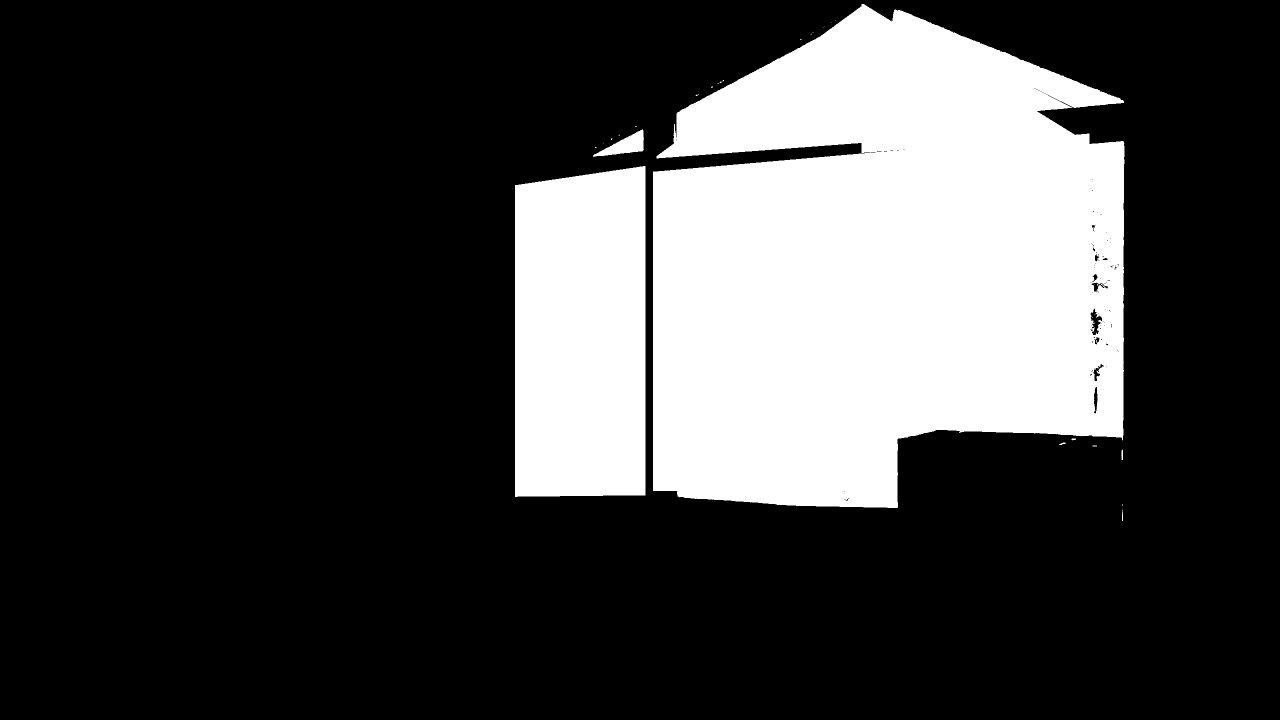
#> input picture assets/05/rooms/g5_20261115/bedroom/glass_mask.png, 2560 x 1440 px, found by its file name (shown at 1/2 size)
$ python -i second_round_tune.py   (imports and definitions only)
#> lines starting #> are read from the running program, lines starting #| are printed output that depends on the picture; after the words box and inside, x2 and y2 are one past the last pixel; in counts of white or black regions, pixels touching at a corner belong together
#> in make_previews, previous_mask is the input picture: PIL image 2560x1440 L; 25% white; 31 white regions (24 under 20 px), largest, box (x1, y1, x2, y2) and area: (1306, 8, 2249, 1016) 751796, (1030, 332, 1291, 994) 167278, (1186, 259, 1288, 314) 2431
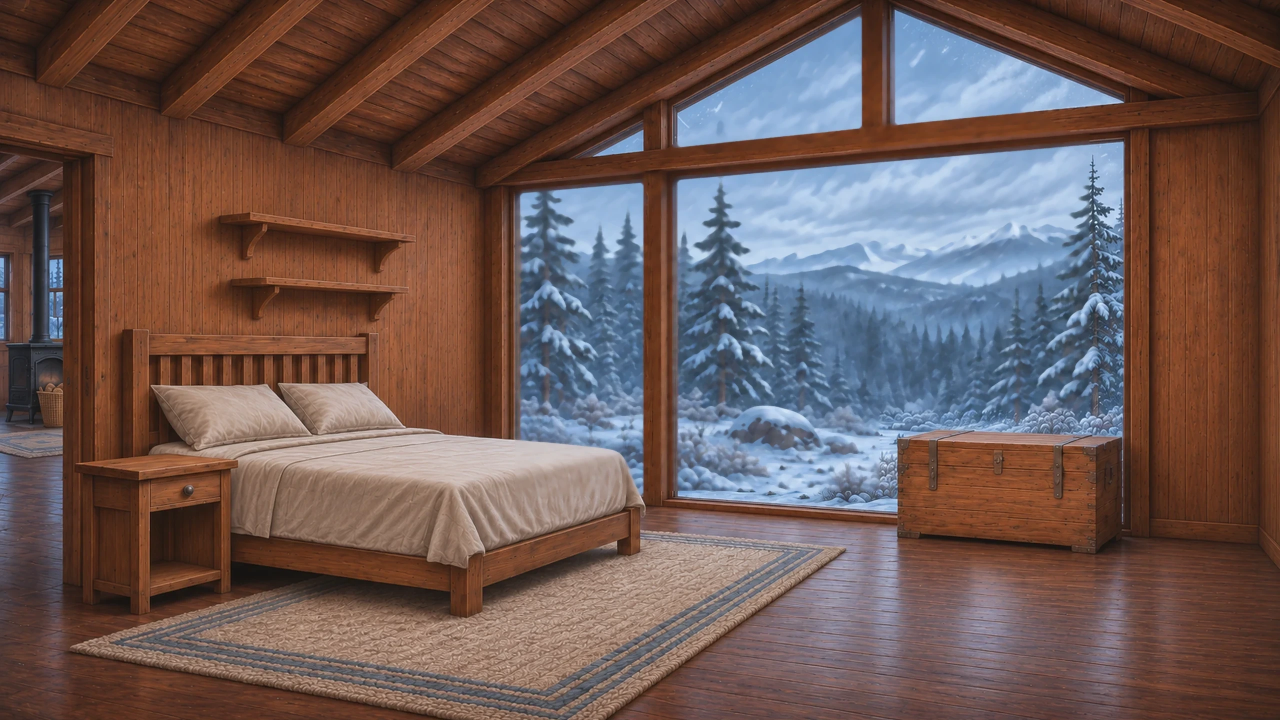
#> input picture assets/05/rooms/g5_20261115/bedroom/day_preview.webp, 2560 x 1440 px, found by its file name (shown at 1/2 size)
#!/usr/bin/env python3
"""Second-round visual QA corrective pass: narrow, cold-scene-only frame guards.
Runs AFTER second_round.py, against its images; does not regenerate other props.
"""
from pathlib import Path
from PIL import Image,ImageDraw,ImageChops,ImageFilter
import numpy as np
import json,hashlib
R=Path(__file__).resolve().parent
ROOT=R.parents[3]
# [1 line that did not run here, left out]
# [1 line that did not run here, left out]
ROOMS=['hearth_room','observation_room','kitchen_room','bedroom']
W,H=2560,1440

def save(im,room,name):
    im.save(R/room/name,'WEBP',lossless=True,method=5)

def candidates(room):
    # Loose frame envelopes; C['windows']['panesCanvasPolygons'] remains the
    # exact authoritative aperture. This guard removes *only* blue/cold remnants
    # lying between inner glass and pane polygons, without erasing warm woodwork.
    areas={
    'hearth_room':[
        [(0,65),(94,79),(95,876),(0,879)],
        [(145,90),(1229,290),(1229,882),(145,873)]],
    'observation_room':[
        [(707,200),(2515,25),(2515,836),(707,840)]],
    'kitchen_room':[
        [(1320,190),(2558,58),(2558,700),(1320,707)]],
    'bedroom':[
        [(1082,350),(1688,0),(2275,265),(2275,363)],
        [(1013,310),(2275,214),(2275,1030),(1013,1030)]]}
    mask=Image.new('L',(W,H),0);d=ImageDraw.Draw(mask)
    for pts in areas[room]:d.polygon(pts,fill=255)
    return np.asarray(mask)>0

def edge_guard(room,base,prior):
#> called with room = 'bedroom/source_clean_1672x940.webp'
    a=np.asarray(base.convert('RGB')).astype('int16')
    r,g,b=a[:,:,0],a[:,:,1],a[:,:,2]
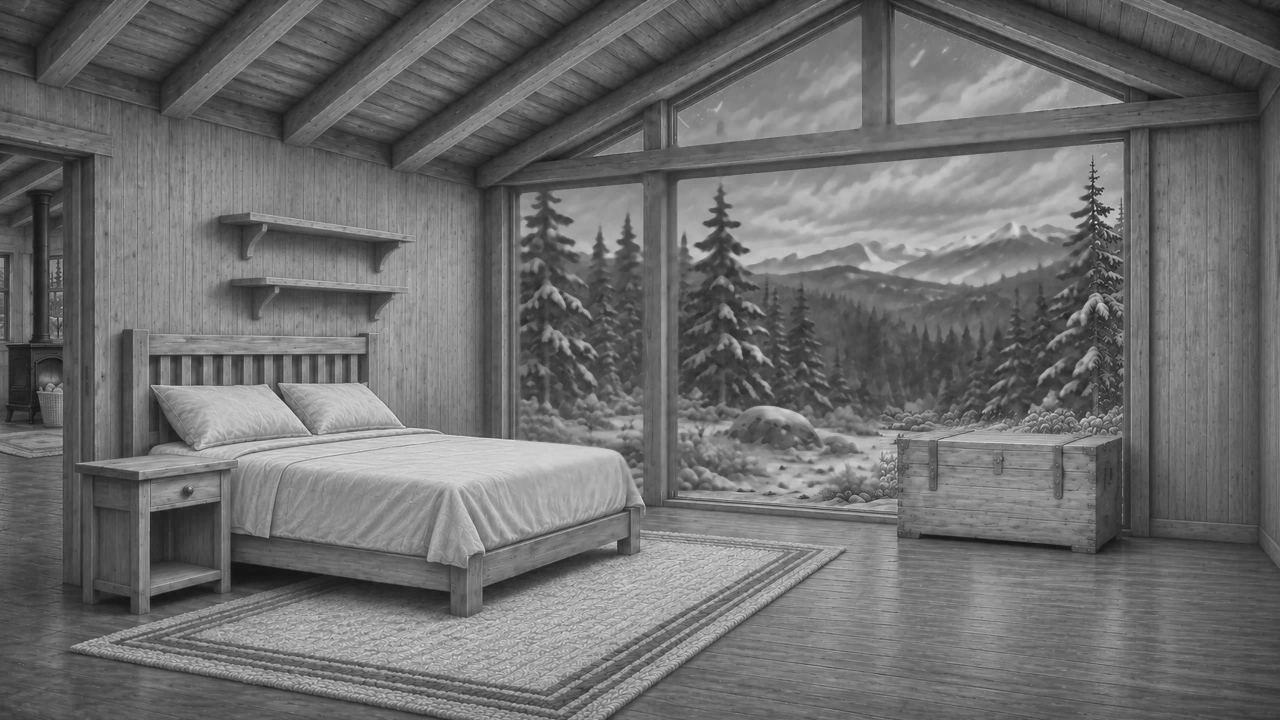
#> r: shape (1440, 2560) int16 (shown at 1/2 size); min 14, max 242, mean 109.4
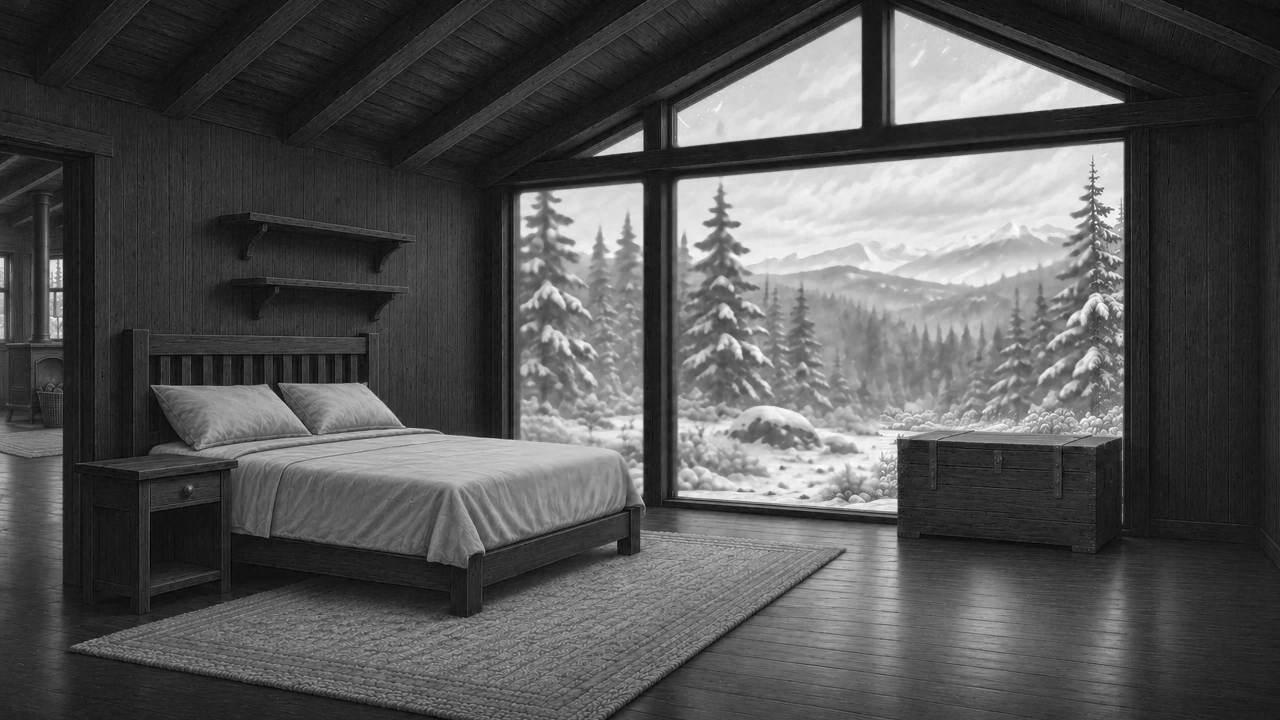
#> b: shape (1440, 2560) int16 (shown at 1/2 size); min 0, max 255, mean 84.5
    # Snow-filled outdoor regions have blue-shifted RGB. Warm wooden beams,
    # bedside lamp, chair fabric and shelves fail these inequalities.
    cold=(b>r+5)&(b>g-3)&(g>r-8)&(b>61)
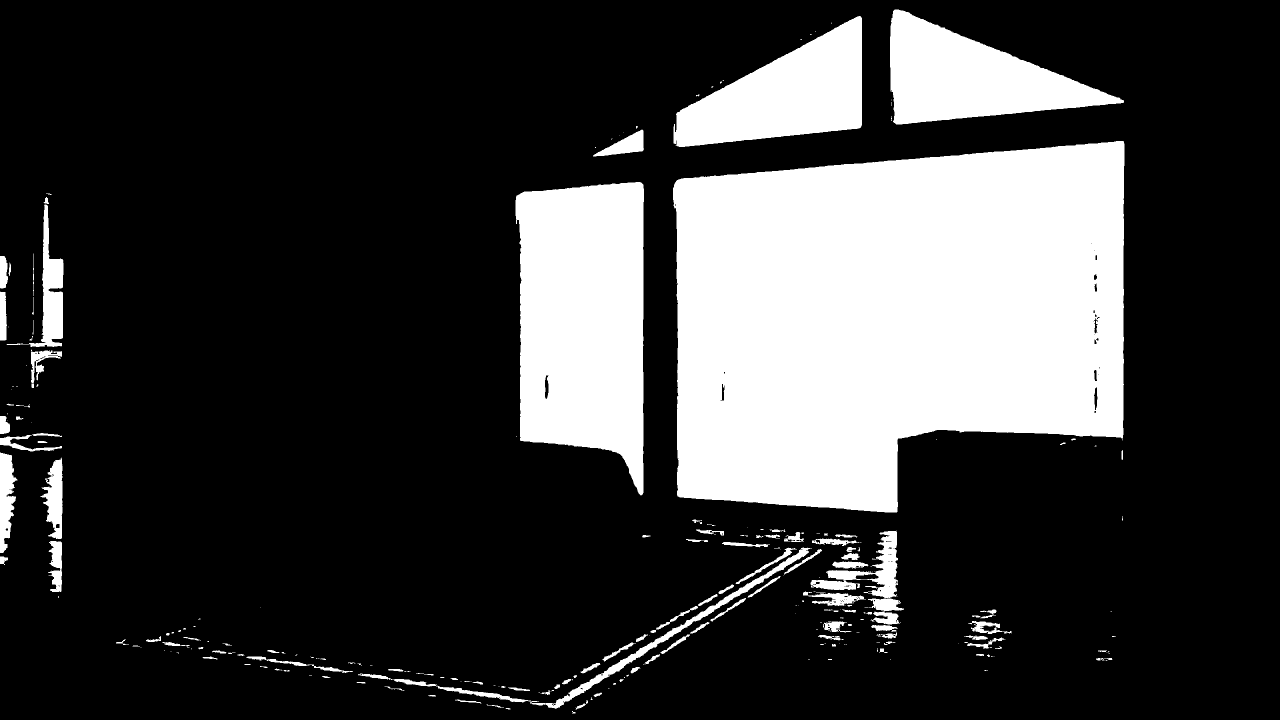
#> cold: shape (1440, 2560) bool (shown at 1/2 size); 23.3% white; 283 white regions (154 under 20 px), largest, box (x1, y1, x2, y2) and area: (1346, 282, 2249, 1025) 551498, (1031, 364, 1288, 991) 130711, (1780, 19, 2248, 249) 55990
    # Bedroom sunlit white snow on right, gray-blue with only small blue surplus.
    if room=='bedroom':
        cold |= (b>r+1)&(g>r-8)&(b>86)&(r<192)
    guard=np.where(cold&candidates(room),255,0).astype('uint8')
#> in candidates, `mask = Image.new('L', (W, H), 0)`: mask: PIL image 2560x1440 L; every value is 0
    # Stabilize tiny gaps without eating into the wooden mullions.
    extra=Image.fromarray(guard,'L').filter(ImageFilter.MaxFilter(5))
    return ImageChops.lighter(prior,extra)

# [25 lines left out: functions fix_heater, richer_coat, not called in this run]

def make_previews(room):
    # Rebuild calm exterior AND interior using the corrected mask; bake nothing else.
    previous_mask=Image.open(R/room/'glass_mask.png').convert('L')
    scene=Image.open(R/room/'day_preview.webp').convert('RGBA')
    if room=='observation_room':scene=fix_heater(scene)
    fixed=edge_guard(room,scene,previous_mask)
    fixed.save(R/room/'glass_mask.png')
    original_interior=Image.open(R/room/'interior_rgba.webp').convert('RGBA')
    # Rebuild from composited day source to avoid lost pixels at old window edges.
    interior=scene.copy()
    interior.putalpha(ImageChops.subtract(Image.new('L',(W,H),255),fixed))
    save(interior,room,'interior_rgba.webp')
    outside=scene.copy();outside.putalpha(fixed)
    save(outside,room,'outside_winter_day_rgba.webp')
    night=Image.open(R/room/'outside_winter_night_rgba.webp').convert('RGBA')
    # Preserve original night pixels; fill newly opened glass with a darkened calm exterior.
    raw=np.asarray(scene.convert('RGB')).astype('float32')
    raw*=np.array([.38,.48,.66],dtype=np.float32)
    raw+=np.array([10,14,23],dtype=np.float32)
    rebuilt=Image.fromarray(np.uint8(np.clip(raw,0,255)),'RGB').convert('RGBA')
    olda=night.getchannel('A')
    missing=ImageChops.subtract(fixed,olda)
    rebuilt.putalpha(missing)
    night=Image.alpha_composite(night,rebuilt)
    night.putalpha(fixed)
    save(night,room,'outside_winter_night_rgba.webp')
    for n in ('snow','blizzard'):
        old=Image.open(R/room/('weather_'+n+'.webp')).convert('RGBA')
        old.putalpha(ImageChops.multiply(old.getchannel('A'),fixed))
        save(old,room,'weather_'+n+'.webp')
    preview=Image.alpha_composite(outside,interior)
    preview.convert('RGB').save(R/room/'day_preview.webp','WEBP',quality=92,method=5)
    M['sourceFiles'][room]['glassCoverage']=round(np.asarray(fixed,dtype=np.uint8).mean()/255,5)
    C['rooms'][room]['windows'][0]['frameLeakGuard']={
      'method':'inside-frame polygon envelopes + blue-scene-only residual classification',
      'mask':'glass_mask.png','maxExpansionPx':100,
      'purpose':'preserve warm wooden frames and foreground objects while clearing surviving exterior scenery'}
    return int((np.asarray(fixed)>np.asarray(previous_mask)).sum())

# [39 lines left out: functions create_proofs, main, not called in this run]

# [1 line not run here, left out]

#> (the run stopped early here; a loop or call above may not have finished)
